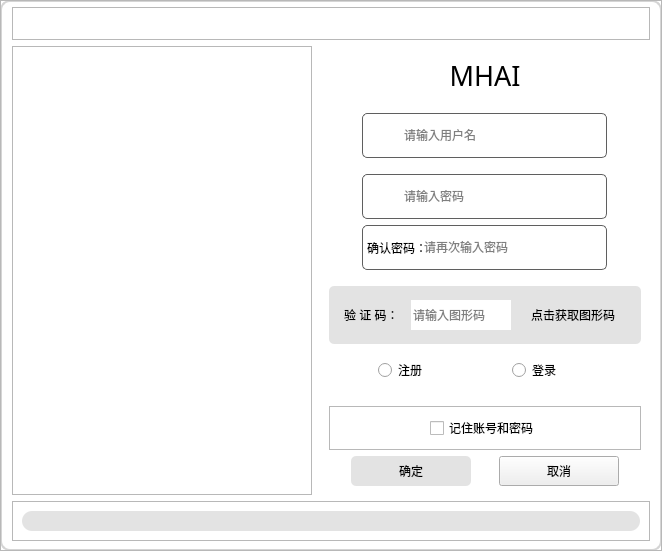
<?xml version="1.0" encoding="UTF-8"?>
<ui version="4.0">
 <class>Login</class>
 <widget class="QWidget" name="Login">
  <property name="geometry">
   <rect>
    <x>0</x>
    <y>0</y>
    <width>662</width>
    <height>528</height>
   </rect>
  </property>
  <property name="windowTitle">
   <string>登录界面</string>
  </property>
  <property name="autoFillBackground">
   <bool>false</bool>
  </property>
  <property name="styleSheet">
   <string notr="true">/**
    该页面为灰色皮肤

    控件名前加个#代表指定某个控件；
    border-image表示填充整个背景；
    background-image表示设置背景，但不填充;
    border表示边框大小;
    border-radius表示边框圆角大小;
    color表示字体颜色；background-position表示图片位置;
    background-repeat表示图片是否重复显示
*/

#Login {
	background-color:#FFFFFF; /*背景颜色*/
    border-radius: 10px;             /*四角圆角的直径*/
    border-style:solid;             /*边框样式（实线）*/
    border-width:2px;             /*边框宽度*/
    border-color:rgb(213, 213, 213);     /*边框颜色*/
}

#btn_min, #btn_close {
	background-color:rgb(255,255,255,1);
	border-radius:0px;
}


QFrame {
	border-width:0px;
}

#frame_login{
    background-color: #ffffff; /* 保持登录框为白色 */
}

#frame_img{
    /*background-image:url(:/img/login_img2.png);*/
}

#frame_account, #frame_pwd, #frame_pwd_2{
    border: 1px solid; /* 边框为深灰色 */
	border-color:rgb(95, 95, 95);
    border-radius: 5px; /* 圆角边框 */
}


#frame_code{
    color: #ffffff; /* 保持文本为白色，确保在深灰背景上清晰可见 */
    border: none;
    background-color: #E3E3E3; /* 中灰色背景 */
    border-radius: 5px;
}

QLineEdit{
    border: none; /* 输入框无边框 */
}

#pushButton{
    color: rgb(0, 0, 0); /* 按钮文本为白色 */
    border: none;
    background-color: #E3E3E3; /* 按钮默认状态为中性灰色 */
    border-radius: 5px;
}

#pushButton:hover{
    color: #ffffff;
    border: none;
    background-color: #E3E3E3; /* 悬停时按钮变为深灰色 */
    border-radius: 5px;
}

#pushButton:pressed{
    color: #ffffff;
    border: none;
    background-color: #828282; /* 按下按钮时为中灰色 */
    border-radius: 5px;
}

#label_login{
    color: #505050; /* 登录标签为深灰色 */
}

#label_account{
    border-image: url(:/img/user_name.png); /* 用户名图标 */
}

#label_pwd{
    border-image: url(:/img/pwd.png); /* 密码图标 */
}

#label_result{
	background-color:#E3E3E3;
border-radius:10px;
}
</string>
  </property>
  <layout class="QGridLayout" name="gridLayout_2">
   <property name="leftMargin">
    <number>0</number>
   </property>
   <property name="topMargin">
    <number>0</number>
   </property>
   <property name="rightMargin">
    <number>0</number>
   </property>
   <property name="bottomMargin">
    <number>0</number>
   </property>
   <property name="spacing">
    <number>0</number>
   </property>
   <item row="0" column="0">
    <widget class="QFrame" name="frame_background">
     <property name="frameShape">
      <enum>QFrame::StyledPanel</enum>
     </property>
     <property name="frameShadow">
      <enum>QFrame::Raised</enum>
     </property>
     <layout class="QGridLayout" name="gridLayout_3">
      <property name="topMargin">
       <number>6</number>
      </property>
      <item row="1" column="0">
       <widget class="QFrame" name="frame_img">
        <property name="maximumSize">
         <size>
          <width>300</width>
          <height>16777215</height>
         </size>
        </property>
        <property name="styleSheet">
         <string notr="true"/>
        </property>
        <property name="frameShape">
         <enum>QFrame::StyledPanel</enum>
        </property>
        <property name="frameShadow">
         <enum>QFrame::Raised</enum>
        </property>
        <widget class="QLabel" name="label">
         <property name="geometry">
          <rect>
           <x>40</x>
           <y>120</y>
           <width>211</width>
           <height>211</height>
          </rect>
         </property>
         <property name="text">
          <string/>
         </property>
         <property name="pixmap">
          <pixmap resource="../res.qrc">:/img/sharp_logo.png</pixmap>
         </property>
         <property name="scaledContents">
          <bool>true</bool>
         </property>
        </widget>
       </widget>
      </item>
      <item row="1" column="1">
       <widget class="QFrame" name="frame_login">
        <property name="sizePolicy">
         <sizepolicy hsizetype="Fixed" vsizetype="Fixed">
          <horstretch>0</horstretch>
          <verstretch>0</verstretch>
         </sizepolicy>
        </property>
        <property name="maximumSize">
         <size>
          <width>330</width>
          <height>16777215</height>
         </size>
        </property>
        <property name="styleSheet">
         <string notr="true">#frame_login{
    border: none; /* 移除边框 */
    padding: 0; /* 移除内边距 */
	border-radius: 10px; /* 设置圆角半径为10像素 */
}</string>
        </property>
        <property name="frameShape">
         <enum>QFrame::StyledPanel</enum>
        </property>
        <property name="frameShadow">
         <enum>QFrame::Raised</enum>
        </property>
        <layout class="QGridLayout" name="gridLayout">
         <item row="5" column="0">
          <layout class="QHBoxLayout" name="horizontalLayout_7">
           <item>
            <spacer name="horizontalSpacer_5">
             <property name="orientation">
              <enum>Qt::Horizontal</enum>
             </property>
             <property name="sizeHint" stdset="0">
              <size>
               <width>40</width>
               <height>20</height>
              </size>
             </property>
            </spacer>
           </item>
           <item>
            <widget class="QFrame" name="frame_pwd_2">
             <property name="frameShape">
              <enum>QFrame::StyledPanel</enum>
             </property>
             <property name="frameShadow">
              <enum>QFrame::Raised</enum>
             </property>
             <layout class="QHBoxLayout" name="horizontalLayout_4">
              <property name="spacing">
               <number>0</number>
              </property>
              <property name="leftMargin">
               <number>4</number>
              </property>
              <property name="topMargin">
               <number>4</number>
              </property>
              <property name="rightMargin">
               <number>4</number>
              </property>
              <property name="bottomMargin">
               <number>4</number>
              </property>
              <item>
               <widget class="QLabel" name="label_pwd_verify">
                <property name="sizePolicy">
                 <sizepolicy hsizetype="Fixed" vsizetype="Fixed">
                  <horstretch>0</horstretch>
                  <verstretch>0</verstretch>
                 </sizepolicy>
                </property>
                <property name="minimumSize">
                 <size>
                  <width>55</width>
                  <height>35</height>
                 </size>
                </property>
                <property name="maximumSize">
                 <size>
                  <width>55</width>
                  <height>35</height>
                 </size>
                </property>
                <property name="text">
                 <string>确认密码：</string>
                </property>
               </widget>
              </item>
              <item>
               <widget class="QLineEdit" name="lineEdit_pwd_verify">
                <property name="sizePolicy">
                 <sizepolicy hsizetype="Fixed" vsizetype="Fixed">
                  <horstretch>0</horstretch>
                  <verstretch>0</verstretch>
                 </sizepolicy>
                </property>
                <property name="minimumSize">
                 <size>
                  <width>180</width>
                  <height>30</height>
                 </size>
                </property>
                <property name="maximumSize">
                 <size>
                  <width>180</width>
                  <height>30</height>
                 </size>
                </property>
                <property name="styleSheet">
                 <string notr="true">QLineEdit{
	backGround-color:rgb(255, 255, 255)
}</string>
                </property>
                <property name="inputMask">
                 <string/>
                </property>
                <property name="placeholderText">
                 <string>请再次输入密码</string>
                </property>
               </widget>
              </item>
             </layout>
            </widget>
           </item>
           <item>
            <spacer name="horizontalSpacer_6">
             <property name="orientation">
              <enum>Qt::Horizontal</enum>
             </property>
             <property name="sizeHint" stdset="0">
              <size>
               <width>40</width>
               <height>20</height>
              </size>
             </property>
            </spacer>
           </item>
          </layout>
         </item>
         <item row="10" column="0">
          <widget class="QFrame" name="frame">
           <property name="frameShape">
            <enum>QFrame::StyledPanel</enum>
           </property>
           <property name="frameShadow">
            <enum>QFrame::Raised</enum>
           </property>
           <layout class="QHBoxLayout" name="horizontalLayout_11">
            <item>
             <spacer name="horizontalSpacer_18">
              <property name="orientation">
               <enum>Qt::Horizontal</enum>
              </property>
              <property name="sizeHint" stdset="0">
               <size>
                <width>139</width>
                <height>20</height>
               </size>
              </property>
             </spacer>
            </item>
            <item>
             <widget class="QCheckBox" name="checkBox_token">
              <property name="text">
               <string>记住账号和密码</string>
              </property>
             </widget>
            </item>
            <item>
             <spacer name="horizontalSpacer_19">
              <property name="orientation">
               <enum>Qt::Horizontal</enum>
              </property>
              <property name="sizeHint" stdset="0">
               <size>
                <width>139</width>
                <height>20</height>
               </size>
              </property>
             </spacer>
            </item>
           </layout>
          </widget>
         </item>
         <item row="6" column="0">
          <spacer name="verticalSpacer_3">
           <property name="orientation">
            <enum>Qt::Vertical</enum>
           </property>
           <property name="sizeType">
            <enum>QSizePolicy::Fixed</enum>
           </property>
           <property name="sizeHint" stdset="0">
            <size>
             <width>17</width>
             <height>10</height>
            </size>
           </property>
          </spacer>
         </item>
         <item row="1" column="0">
          <spacer name="verticalSpacer_5">
           <property name="orientation">
            <enum>Qt::Vertical</enum>
           </property>
           <property name="sizeType">
            <enum>QSizePolicy::Fixed</enum>
           </property>
           <property name="sizeHint" stdset="0">
            <size>
             <width>17</width>
             <height>12</height>
            </size>
           </property>
          </spacer>
         </item>
         <item row="3" column="0">
          <spacer name="verticalSpacer_6">
           <property name="orientation">
            <enum>Qt::Vertical</enum>
           </property>
           <property name="sizeType">
            <enum>QSizePolicy::Fixed</enum>
           </property>
           <property name="sizeHint" stdset="0">
            <size>
             <width>17</width>
             <height>10</height>
            </size>
           </property>
          </spacer>
         </item>
         <item row="0" column="0">
          <layout class="QHBoxLayout" name="horizontalLayout_9">
           <item>
            <spacer name="horizontalSpacer_7">
             <property name="orientation">
              <enum>Qt::Horizontal</enum>
             </property>
             <property name="sizeHint" stdset="0">
              <size>
               <width>40</width>
               <height>20</height>
              </size>
             </property>
            </spacer>
           </item>
           <item>
            <widget class="QLabel" name="label_Login">
             <property name="sizePolicy">
              <sizepolicy hsizetype="Fixed" vsizetype="Fixed">
               <horstretch>0</horstretch>
               <verstretch>0</verstretch>
              </sizepolicy>
             </property>
             <property name="minimumSize">
              <size>
               <width>100</width>
               <height>40</height>
              </size>
             </property>
             <property name="maximumSize">
              <size>
               <width>100</width>
               <height>40</height>
              </size>
             </property>
             <property name="font">
              <font>
               <family>华文琥珀</family>
               <pointsize>20</pointsize>
              </font>
             </property>
             <property name="layoutDirection">
              <enum>Qt::LeftToRight</enum>
             </property>
             <property name="text">
              <string>MHAI</string>
             </property>
             <property name="alignment">
              <set>Qt::AlignCenter</set>
             </property>
            </widget>
           </item>
           <item>
            <spacer name="horizontalSpacer_8">
             <property name="orientation">
              <enum>Qt::Horizontal</enum>
             </property>
             <property name="sizeHint" stdset="0">
              <size>
               <width>40</width>
               <height>20</height>
              </size>
             </property>
            </spacer>
           </item>
          </layout>
         </item>
         <item row="4" column="0">
          <layout class="QHBoxLayout" name="horizontalLayout_6">
           <item>
            <spacer name="horizontalSpacer_3">
             <property name="orientation">
              <enum>Qt::Horizontal</enum>
             </property>
             <property name="sizeHint" stdset="0">
              <size>
               <width>40</width>
               <height>20</height>
              </size>
             </property>
            </spacer>
           </item>
           <item>
            <widget class="QFrame" name="frame_pwd">
             <property name="frameShape">
              <enum>QFrame::StyledPanel</enum>
             </property>
             <property name="frameShadow">
              <enum>QFrame::Raised</enum>
             </property>
             <layout class="QHBoxLayout" name="horizontalLayout_3">
              <property name="spacing">
               <number>0</number>
              </property>
              <property name="leftMargin">
               <number>4</number>
              </property>
              <property name="topMargin">
               <number>4</number>
              </property>
              <property name="rightMargin">
               <number>4</number>
              </property>
              <property name="bottomMargin">
               <number>4</number>
              </property>
              <item>
               <widget class="QLabel" name="label_pwd">
                <property name="sizePolicy">
                 <sizepolicy hsizetype="Fixed" vsizetype="Fixed">
                  <horstretch>0</horstretch>
                  <verstretch>0</verstretch>
                 </sizepolicy>
                </property>
                <property name="minimumSize">
                 <size>
                  <width>35</width>
                  <height>35</height>
                 </size>
                </property>
                <property name="maximumSize">
                 <size>
                  <width>35</width>
                  <height>35</height>
                 </size>
                </property>
                <property name="text">
                 <string/>
                </property>
               </widget>
              </item>
              <item>
               <widget class="QLineEdit" name="lineEdit_pwd">
                <property name="sizePolicy">
                 <sizepolicy hsizetype="Fixed" vsizetype="Fixed">
                  <horstretch>0</horstretch>
                  <verstretch>0</verstretch>
                 </sizepolicy>
                </property>
                <property name="minimumSize">
                 <size>
                  <width>200</width>
                  <height>30</height>
                 </size>
                </property>
                <property name="maximumSize">
                 <size>
                  <width>200</width>
                  <height>30</height>
                 </size>
                </property>
                <property name="styleSheet">
                 <string notr="true">QLineEdit{
	backGround-color:rgb(255, 255, 255)
}</string>
                </property>
                <property name="inputMask">
                 <string/>
                </property>
                <property name="text">
                 <string/>
                </property>
                <property name="echoMode">
                 <enum>QLineEdit::Password</enum>
                </property>
                <property name="placeholderText">
                 <string>请输入密码</string>
                </property>
               </widget>
              </item>
             </layout>
            </widget>
           </item>
           <item>
            <spacer name="horizontalSpacer_4">
             <property name="orientation">
              <enum>Qt::Horizontal</enum>
             </property>
             <property name="sizeHint" stdset="0">
              <size>
               <width>40</width>
               <height>20</height>
              </size>
             </property>
            </spacer>
           </item>
          </layout>
         </item>
         <item row="9" column="0">
          <spacer name="verticalSpacer">
           <property name="orientation">
            <enum>Qt::Vertical</enum>
           </property>
           <property name="sizeType">
            <enum>QSizePolicy::Fixed</enum>
           </property>
           <property name="sizeHint" stdset="0">
            <size>
             <width>17</width>
             <height>10</height>
            </size>
           </property>
          </spacer>
         </item>
         <item row="7" column="0">
          <widget class="QFrame" name="frame_code">
           <property name="styleSheet">
            <string notr="true"/>
           </property>
           <property name="frameShape">
            <enum>QFrame::StyledPanel</enum>
           </property>
           <property name="frameShadow">
            <enum>QFrame::Raised</enum>
           </property>
           <layout class="QHBoxLayout" name="horizontalLayout_5">
            <item>
             <widget class="QLabel" name="label_code">
              <property name="sizePolicy">
               <sizepolicy hsizetype="Fixed" vsizetype="Fixed">
                <horstretch>0</horstretch>
                <verstretch>0</verstretch>
               </sizepolicy>
              </property>
              <property name="minimumSize">
               <size>
                <width>50</width>
                <height>40</height>
               </size>
              </property>
              <property name="maximumSize">
               <size>
                <width>50</width>
                <height>40</height>
               </size>
              </property>
              <property name="text">
               <string>验 证 码：</string>
              </property>
             </widget>
            </item>
            <item>
             <spacer name="horizontalSpacer_12">
              <property name="orientation">
               <enum>Qt::Horizontal</enum>
              </property>
              <property name="sizeType">
               <enum>QSizePolicy::Fixed</enum>
              </property>
              <property name="sizeHint" stdset="0">
               <size>
                <width>5</width>
                <height>20</height>
               </size>
              </property>
             </spacer>
            </item>
            <item>
             <widget class="QLineEdit" name="lineEdit_code">
              <property name="sizePolicy">
               <sizepolicy hsizetype="Fixed" vsizetype="Fixed">
                <horstretch>0</horstretch>
                <verstretch>0</verstretch>
               </sizepolicy>
              </property>
              <property name="minimumSize">
               <size>
                <width>100</width>
                <height>30</height>
               </size>
              </property>
              <property name="maximumSize">
               <size>
                <width>100</width>
                <height>30</height>
               </size>
              </property>
              <property name="styleSheet">
               <string notr="true">QLineEdit{
	backGround-color:rgb(255, 255, 255)
}</string>
              </property>
              <property name="inputMask">
               <string/>
              </property>
              <property name="text">
               <string/>
              </property>
              <property name="placeholderText">
               <string>请输入图形码</string>
              </property>
             </widget>
            </item>
            <item>
             <widget class="QLabel" name="label_graph">
              <property name="sizePolicy">
               <sizepolicy hsizetype="Fixed" vsizetype="Fixed">
                <horstretch>0</horstretch>
                <verstretch>0</verstretch>
               </sizepolicy>
              </property>
              <property name="minimumSize">
               <size>
                <width>100</width>
                <height>40</height>
               </size>
              </property>
              <property name="maximumSize">
               <size>
                <width>100</width>
                <height>40</height>
               </size>
              </property>
              <property name="text">
               <string>点击获取图形码</string>
              </property>
              <property name="alignment">
               <set>Qt::AlignCenter</set>
              </property>
             </widget>
            </item>
           </layout>
          </widget>
         </item>
         <item row="11" column="0">
          <layout class="QHBoxLayout" name="horizontalLayout_10">
           <item>
            <spacer name="horizontalSpacer_14">
             <property name="orientation">
              <enum>Qt::Horizontal</enum>
             </property>
             <property name="sizeHint" stdset="0">
              <size>
               <width>40</width>
               <height>20</height>
              </size>
             </property>
            </spacer>
           </item>
           <item>
            <widget class="QPushButton" name="pushButton">
             <property name="sizePolicy">
              <sizepolicy hsizetype="Fixed" vsizetype="Fixed">
               <horstretch>0</horstretch>
               <verstretch>0</verstretch>
              </sizepolicy>
             </property>
             <property name="minimumSize">
              <size>
               <width>120</width>
               <height>30</height>
              </size>
             </property>
             <property name="maximumSize">
              <size>
               <width>120</width>
               <height>30</height>
              </size>
             </property>
             <property name="styleSheet">
              <string notr="true"/>
             </property>
             <property name="text">
              <string>确定</string>
             </property>
            </widget>
           </item>
           <item>
            <spacer name="horizontalSpacer_13">
             <property name="orientation">
              <enum>Qt::Horizontal</enum>
             </property>
             <property name="sizeHint" stdset="0">
              <size>
               <width>40</width>
               <height>20</height>
              </size>
             </property>
            </spacer>
           </item>
           <item>
            <widget class="QPushButton" name="pushButton_2">
             <property name="sizePolicy">
              <sizepolicy hsizetype="Fixed" vsizetype="Fixed">
               <horstretch>0</horstretch>
               <verstretch>0</verstretch>
              </sizepolicy>
             </property>
             <property name="minimumSize">
              <size>
               <width>120</width>
               <height>30</height>
              </size>
             </property>
             <property name="maximumSize">
              <size>
               <width>120</width>
               <height>30</height>
              </size>
             </property>
             <property name="text">
              <string>取消</string>
             </property>
            </widget>
           </item>
           <item>
            <spacer name="horizontalSpacer_15">
             <property name="orientation">
              <enum>Qt::Horizontal</enum>
             </property>
             <property name="sizeHint" stdset="0">
              <size>
               <width>40</width>
               <height>20</height>
              </size>
             </property>
            </spacer>
           </item>
          </layout>
         </item>
         <item row="8" column="0">
          <layout class="QHBoxLayout" name="horizontalLayout_8">
           <item>
            <spacer name="horizontalSpacer_9">
             <property name="orientation">
              <enum>Qt::Horizontal</enum>
             </property>
             <property name="sizeHint" stdset="0">
              <size>
               <width>40</width>
               <height>20</height>
              </size>
             </property>
            </spacer>
           </item>
           <item>
            <widget class="QRadioButton" name="radioButton_regist">
             <property name="minimumSize">
              <size>
               <width>80</width>
               <height>40</height>
              </size>
             </property>
             <property name="maximumSize">
              <size>
               <width>80</width>
               <height>40</height>
              </size>
             </property>
             <property name="styleSheet">
              <string notr="true"/>
             </property>
             <property name="text">
              <string>注册</string>
             </property>
            </widget>
           </item>
           <item>
            <spacer name="horizontalSpacer_10">
             <property name="orientation">
              <enum>Qt::Horizontal</enum>
             </property>
             <property name="sizeHint" stdset="0">
              <size>
               <width>40</width>
               <height>20</height>
              </size>
             </property>
            </spacer>
           </item>
           <item>
            <widget class="QRadioButton" name="radioButton_login">
             <property name="sizePolicy">
              <sizepolicy hsizetype="Fixed" vsizetype="Fixed">
               <horstretch>0</horstretch>
               <verstretch>0</verstretch>
              </sizepolicy>
             </property>
             <property name="minimumSize">
              <size>
               <width>80</width>
               <height>40</height>
              </size>
             </property>
             <property name="maximumSize">
              <size>
               <width>80</width>
               <height>40</height>
              </size>
             </property>
             <property name="styleSheet">
              <string notr="true"/>
             </property>
             <property name="text">
              <string>登录</string>
             </property>
             <property name="checkable">
              <bool>true</bool>
             </property>
             <property name="checked">
              <bool>false</bool>
             </property>
            </widget>
           </item>
           <item>
            <spacer name="horizontalSpacer_11">
             <property name="orientation">
              <enum>Qt::Horizontal</enum>
             </property>
             <property name="sizeHint" stdset="0">
              <size>
               <width>40</width>
               <height>20</height>
              </size>
             </property>
            </spacer>
           </item>
          </layout>
         </item>
         <item row="2" column="0">
          <layout class="QHBoxLayout" name="horizontalLayout_2">
           <item>
            <spacer name="horizontalSpacer">
             <property name="orientation">
              <enum>Qt::Horizontal</enum>
             </property>
             <property name="sizeHint" stdset="0">
              <size>
               <width>40</width>
               <height>20</height>
              </size>
             </property>
            </spacer>
           </item>
           <item>
            <widget class="QFrame" name="frame_account">
             <property name="frameShape">
              <enum>QFrame::StyledPanel</enum>
             </property>
             <property name="frameShadow">
              <enum>QFrame::Raised</enum>
             </property>
             <layout class="QHBoxLayout" name="horizontalLayout">
              <property name="spacing">
               <number>0</number>
              </property>
              <property name="leftMargin">
               <number>4</number>
              </property>
              <property name="topMargin">
               <number>4</number>
              </property>
              <property name="rightMargin">
               <number>4</number>
              </property>
              <property name="bottomMargin">
               <number>4</number>
              </property>
              <item>
               <widget class="QLabel" name="label_account">
                <property name="sizePolicy">
                 <sizepolicy hsizetype="Fixed" vsizetype="Fixed">
                  <horstretch>0</horstretch>
                  <verstretch>0</verstretch>
                 </sizepolicy>
                </property>
                <property name="minimumSize">
                 <size>
                  <width>35</width>
                  <height>35</height>
                 </size>
                </property>
                <property name="maximumSize">
                 <size>
                  <width>35</width>
                  <height>35</height>
                 </size>
                </property>
                <property name="text">
                 <string/>
                </property>
                <property name="textFormat">
                 <enum>Qt::AutoText</enum>
                </property>
               </widget>
              </item>
              <item>
               <widget class="QLineEdit" name="lineEdit_account">
                <property name="sizePolicy">
                 <sizepolicy hsizetype="Fixed" vsizetype="Fixed">
                  <horstretch>0</horstretch>
                  <verstretch>0</verstretch>
                 </sizepolicy>
                </property>
                <property name="minimumSize">
                 <size>
                  <width>200</width>
                  <height>30</height>
                 </size>
                </property>
                <property name="maximumSize">
                 <size>
                  <width>200</width>
                  <height>30</height>
                 </size>
                </property>
                <property name="toolTip">
                 <string/>
                </property>
                <property name="styleSheet">
                 <string notr="true">QLineEdit{
	backGround-color:rgb(255, 255, 255)
}</string>
                </property>
                <property name="inputMask">
                 <string/>
                </property>
                <property name="text">
                 <string/>
                </property>
                <property name="placeholderText">
                 <string>请输入用户名</string>
                </property>
               </widget>
              </item>
             </layout>
            </widget>
           </item>
           <item>
            <spacer name="horizontalSpacer_2">
             <property name="orientation">
              <enum>Qt::Horizontal</enum>
             </property>
             <property name="sizeHint" stdset="0">
              <size>
               <width>40</width>
               <height>20</height>
              </size>
             </property>
            </spacer>
           </item>
          </layout>
         </item>
        </layout>
       </widget>
      </item>
      <item row="2" column="0" colspan="2">
       <widget class="QFrame" name="frame_result">
        <property name="maximumSize">
         <size>
          <width>16777215</width>
          <height>40</height>
         </size>
        </property>
        <property name="frameShape">
         <enum>QFrame::StyledPanel</enum>
        </property>
        <property name="frameShadow">
         <enum>QFrame::Raised</enum>
        </property>
        <layout class="QHBoxLayout" name="horizontalLayout_12">
         <item>
          <widget class="QLabel" name="label_result">
           <property name="font">
            <font>
             <pointsize>14</pointsize>
            </font>
           </property>
           <property name="styleSheet">
            <string notr="true"/>
           </property>
           <property name="text">
            <string/>
           </property>
           <property name="alignment">
            <set>Qt::AlignCenter</set>
           </property>
          </widget>
         </item>
        </layout>
       </widget>
      </item>
      <item row="0" column="0" colspan="2">
       <widget class="QFrame" name="frame_top">
        <property name="maximumSize">
         <size>
          <width>16777215</width>
          <height>40</height>
         </size>
        </property>
        <property name="frameShape">
         <enum>QFrame::StyledPanel</enum>
        </property>
        <property name="frameShadow">
         <enum>QFrame::Raised</enum>
        </property>
        <layout class="QHBoxLayout" name="horizontalLayout_13">
         <property name="leftMargin">
          <number>0</number>
         </property>
         <property name="topMargin">
          <number>4</number>
         </property>
         <property name="bottomMargin">
          <number>2</number>
         </property>
         <item>
          <spacer name="horizontalSpacer_20">
           <property name="orientation">
            <enum>Qt::Horizontal</enum>
           </property>
           <property name="sizeHint" stdset="0">
            <size>
             <width>527</width>
             <height>20</height>
            </size>
           </property>
          </spacer>
         </item>
         <item>
          <spacer name="horizontalSpacer_22">
           <property name="orientation">
            <enum>Qt::Horizontal</enum>
           </property>
           <property name="sizeHint" stdset="0">
            <size>
             <width>78</width>
             <height>20</height>
            </size>
           </property>
          </spacer>
         </item>
         <item>
          <widget class="QPushButton" name="btn_min">
           <property name="minimumSize">
            <size>
             <width>25</width>
             <height>25</height>
            </size>
           </property>
           <property name="maximumSize">
            <size>
             <width>25</width>
             <height>25</height>
            </size>
           </property>
           <property name="text">
            <string/>
           </property>
           <property name="icon">
            <iconset resource="../res.qrc">
             <normaloff>:/img/min.png</normaloff>:/img/min.png</iconset>
           </property>
           <property name="iconSize">
            <size>
             <width>20</width>
             <height>20</height>
            </size>
           </property>
          </widget>
         </item>
         <item>
          <spacer name="horizontalSpacer_23">
           <property name="orientation">
            <enum>Qt::Horizontal</enum>
           </property>
           <property name="sizeType">
            <enum>QSizePolicy::Fixed</enum>
           </property>
           <property name="sizeHint" stdset="0">
            <size>
             <width>10</width>
             <height>20</height>
            </size>
           </property>
          </spacer>
         </item>
         <item>
          <widget class="QPushButton" name="btn_close">
           <property name="minimumSize">
            <size>
             <width>25</width>
             <height>25</height>
            </size>
           </property>
           <property name="maximumSize">
            <size>
             <width>25</width>
             <height>25</height>
            </size>
           </property>
           <property name="text">
            <string/>
           </property>
           <property name="icon">
            <iconset resource="../res.qrc">
             <normaloff>:/img/close.png</normaloff>:/img/close.png</iconset>
           </property>
           <property name="iconSize">
            <size>
             <width>20</width>
             <height>20</height>
            </size>
           </property>
          </widget>
         </item>
        </layout>
       </widget>
      </item>
     </layout>
    </widget>
   </item>
  </layout>
 </widget>
 <resources>
  <include location="../res.qrc"/>
 </resources>
 <connections>
  <connection>
   <sender>btn_min</sender>
   <signal>clicked()</signal>
   <receiver>Login</receiver>
   <slot>showMinimized()</slot>
   <hints>
    <hint type="sourcelabel">
     <x>706</x>
     <y>27</y>
    </hint>
    <hint type="destinationlabel">
     <x>386</x>
     <y>302</y>
    </hint>
   </hints>
  </connection>
 </connections>
</ui>
